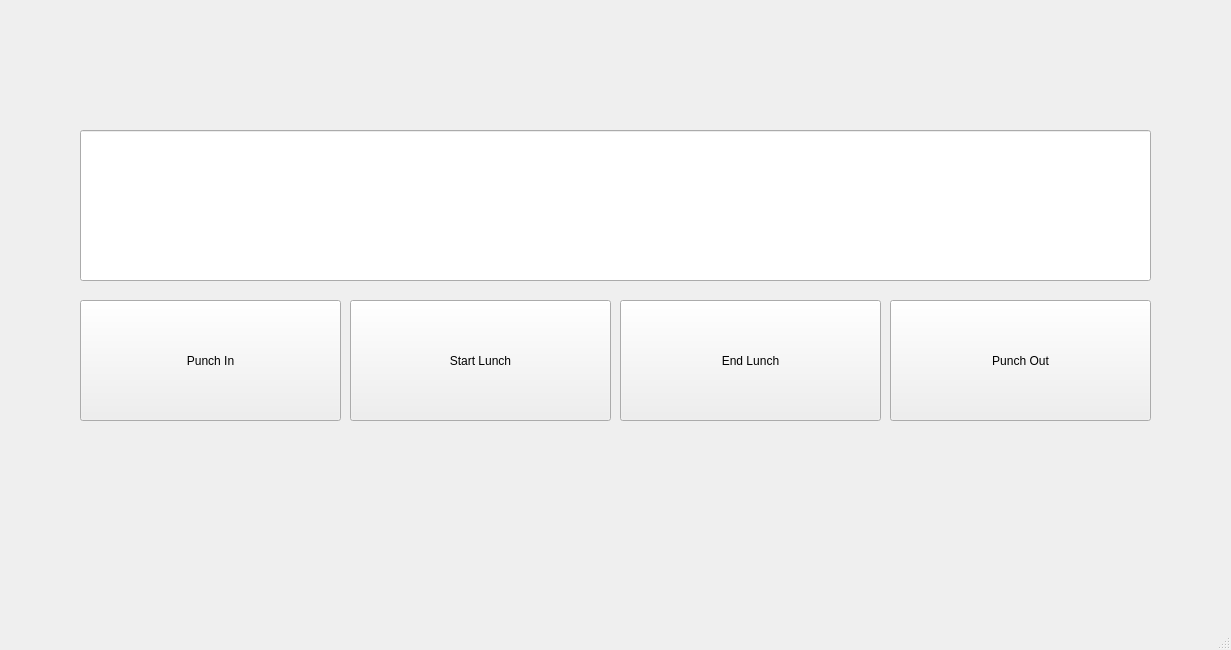
<?xml version="1.0" encoding="UTF-8"?>
<ui version="4.0">
 <class>MainWindow</class>
 <widget class="QMainWindow" name="MainWindow">
  <property name="geometry">
   <rect>
    <x>0</x>
    <y>0</y>
    <width>1231</width>
    <height>650</height>
   </rect>
  </property>
  <property name="windowTitle">
   <string>MainWindow</string>
  </property>
  <widget class="QWidget" name="centralwidget">
   <widget class="QLineEdit" name="lineEdit">
    <property name="geometry">
     <rect>
      <x>80</x>
      <y>130</y>
      <width>1071</width>
      <height>151</height>
     </rect>
    </property>
   </widget>
   <widget class="QPushButton" name="pushButton">
    <property name="geometry">
     <rect>
      <x>80</x>
      <y>300</y>
      <width>261</width>
      <height>121</height>
     </rect>
    </property>
    <property name="text">
     <string>Punch In</string>
    </property>
   </widget>
   <widget class="QPushButton" name="pushButton_2">
    <property name="geometry">
     <rect>
      <x>350</x>
      <y>300</y>
      <width>261</width>
      <height>121</height>
     </rect>
    </property>
    <property name="text">
     <string>Start Lunch</string>
    </property>
   </widget>
   <widget class="QPushButton" name="pushButton_3">
    <property name="geometry">
     <rect>
      <x>620</x>
      <y>300</y>
      <width>261</width>
      <height>121</height>
     </rect>
    </property>
    <property name="text">
     <string>End Lunch</string>
    </property>
   </widget>
   <widget class="QPushButton" name="pushButton_4">
    <property name="geometry">
     <rect>
      <x>890</x>
      <y>300</y>
      <width>261</width>
      <height>121</height>
     </rect>
    </property>
    <property name="text">
     <string>Punch Out</string>
    </property>
   </widget>
  </widget>
  <widget class="QMenuBar" name="menubar">
   <property name="geometry">
    <rect>
     <x>0</x>
     <y>0</y>
     <width>1231</width>
     <height>22</height>
    </rect>
   </property>
  </widget>
  <widget class="QStatusBar" name="statusbar"/>
 </widget>
 <resources/>
 <connections/>
</ui>
